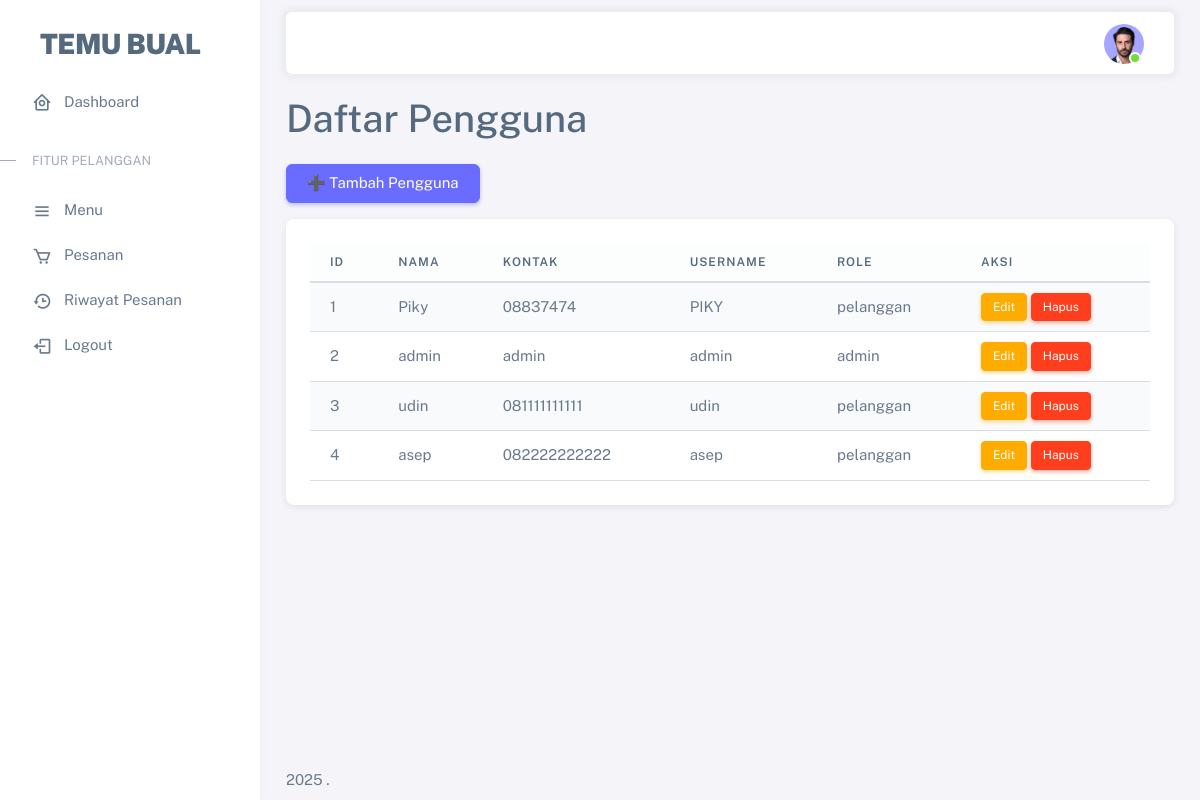
Page /users.php (signed in) on the committed database.
### tables this page shows
CREATE TABLE `users` (
  `user_id` int(11) NOT NULL,
  `nama` varchar(64) NOT NULL,
  `kontak` varchar(13) NOT NULL,
  `username` varchar(50) NOT NULL,
  `password` varchar(255) NOT NULL,
  `role` enum('admin','pelanggan') NOT NULL
);

### users.php (the view, shortened to what this page needs)
<?php
include('.includes/header.php');
$index = 1;
$query = "SELECT * FROM users ORDER BY user_id ASC";
$result = mysqli_query($conn, $query);
?>
<div class="container-xxl flex-grow-1 my-4">
    <h1 class="mb-4">Daftar Pengguna</h1>
    <a href="tambah_users.php" class="btn btn-primary mb-3">➕ Tambah Pengguna</a>
    <div class="card">
        <div class="card-body">
            <table class="table table-striped">
                <thead class="table-light">
                    <tr>
                        <th>ID</th>
                        <th>Nama</th>
                        <th>Kontak</th>
                        <th>Username</th>
                        <th>Role</th>
                        <th>Aksi</th>
                    </tr>
                </thead>
                <tbody>
                    <?php while ($row = mysqli_fetch_assoc($result)): ?>
                    <tr>
                        <td><?= $index++;?></td>
                        <td><?= htmlspecialchars($row['nama']); ?></td>
                        <td><?= htmlspecialchars($row['kontak']); ?></td>
                        <td><?= htmlspecialchars($row['username']); ?></td>
                        <td><?= htmlspecialchars($row['role']); ?></td>
                        <td>
                            <a href="edit_users.php?id=<?= $row['user_id']; ?>" class="btn btn-warning btn-sm">
                                <i class="fas fa-edit"></i> Edit
                            </a>
                            <a href="hapus_users.php?id=<?= $row['user_id']; ?>" class="btn btn-danger btn-sm" onclick="return confirm('Apakah Anda yakin ingin menghapus pengguna ini?');">
                                <i class="fas fa-trash"></i> Hapus
                            </a>
                        </td>
                    </tr>
                    <?php endwhile; ?>
                </tbody>
            </table>
        </div>
    </div>
</div>
<?php include('.includes/footer.php'); ?>

### rows in the picture
users: nama "Piky", kontak "08837474", username "PIKY", role "pelanggan"
users: nama "admin", kontak "admin", username "admin", role "admin"
users: nama "udin", kontak "081111111111", username "udin", role "pelanggan"
users: nama "asep", kontak "082222222222", username "asep", role "pelanggan"
